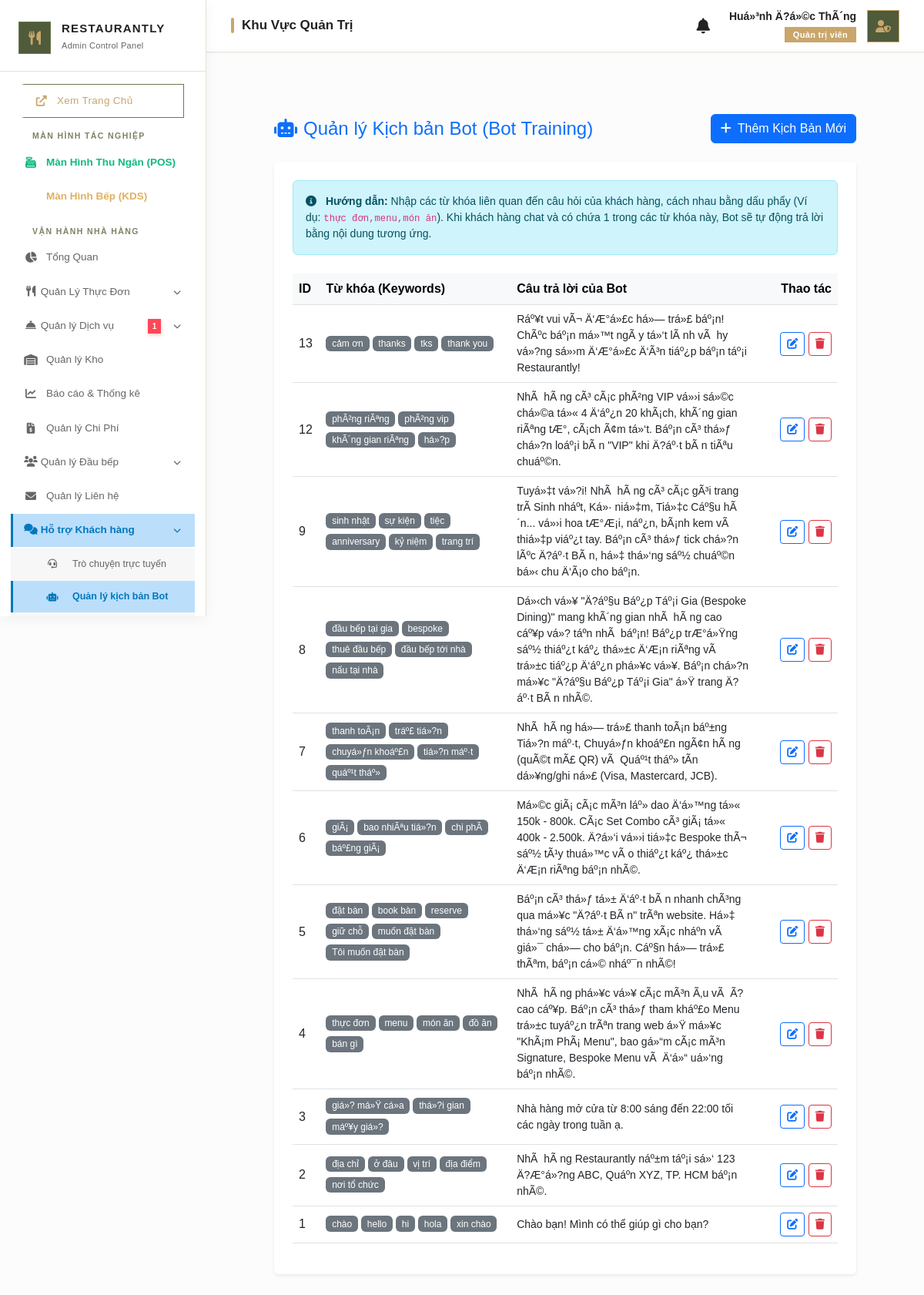
Page /admin/bot_training.php (signed in) on the committed database.
### tables this page shows
CREATE TABLE `bot_responses` (
  `id` int(11) NOT NULL AUTO_INCREMENT,
  `keywords` text NOT NULL,
  `answer` text NOT NULL,
  PRIMARY KEY (`id`)
);

### admin/bot_training.php (the view, shortened to what this page needs)
<?php
include '../public/admin_layout_header.php';
$stmt = $db->query("SELECT * FROM bot_responses ORDER BY id DESC");
$bot_scripts = $stmt->fetchAll(PDO::FETCH_ASSOC);
?>
<div class="content-area">
    <div class="container-fluid pt-4 px-4">
        <div class="d-flex justify-content-between align-items-center mb-4 flex-wrap gap-3">
            <h4 class="mb-0 text-primary"><i class="fas fa-robot me-2"></i>Quản lý Kịch bản Bot (Bot Training)</h4>
            <button class="btn btn-primary" data-bs-toggle="modal" data-bs-target="#botModal" onclick="resetForm()">
                <i class="fas fa-plus me-2"></i>Thêm Kịch Bản Mới
            </button>
        </div>
        <div class="bg-white rounded p-4 shadow-sm">
            <div class="alert alert-info mb-4" style="font-size: 14px;">
                <i class="fas fa-info-circle me-2"></i> <strong>Hướng dẫn:</strong> Nhập các từ khóa liên quan đến câu hỏi của khách hàng, cách nhau bằng dấu phẩy (Ví dụ: <code>thực đơn,menu,món ăn</code>). Khi khách hàng chat và có chứa 1 trong các từ khóa này, Bot sẽ tự động trả lời bằng nội dung tương ứng.
            </div>
            <div class="table-responsive">
                <table class="table table-hover align-middle">
                    <thead class="table-light">
                        <tr>
                            <th scope="col" width="5%">ID</th>
                            <th scope="col" width="35%">Từ khóa (Keywords)</th>
                            <th scope="col" width="45%">Câu trả lời của Bot</th>
                            <th scope="col" width="15%" class="text-end">Thao tác</th>
                        </tr>
                    </thead>
                    <tbody>
                        <?php foreach ($bot_scripts as $script): ?>
                        <tr>
                            <td><?= $script['id'] ?></td>
                            <td>
                                <?php
                                    $kws = explode(',', $script['keywords']);
                                    foreach($kws as $kw) {
                                        echo '<span class="badge bg-secondary me-1 mb-1" style="font-weight:normal;">'.htmlspecialchars(trim($kw)).'</span>';
                                    }
                                ?>
                            </td>
                            <td style="white-space: pre-wrap; font-size: 14px;"><?= htmlspecialchars($script['answer']) ?></td>
                            <td class="text-end">
                                <button class="btn btn-sm btn-outline-primary"
                                        onclick="editBotScript(<?= $script['id'] ?>, '<?= htmlspecialchars($script['keywords'], ENT_QUOTES) ?>', '<?= htmlspecialchars(str_replace(["\r", "\n"], ['\r', '\n'], $script['answer']), ENT_QUOTES) ?>')">
                                    <i class="fas fa-edit"></i>
                                </button>
                                <a href="?delete=<?= $script['id'] ?>" class="btn btn-sm btn-outline-danger" onclick="return confirm('Bạn có chắc chắn muốn xóa kịch bản này?');">
                                    <i class="fas fa-trash"></i>
                                </a>
                            </td>
                        </tr>
                        <?php endforeach; ?>
                    </tbody>
                </table>
            </div>
        </div>
    </div>
</div>
<?php include '../public/admin_layout_footer.php'; ?>

### public/admin_layout_header.php (style rules this page uses)
:root { --sidebar-bg: #ffffff; --sidebar-border: #e8e1d5; --topbar-bg: #ffffff; --accent-color: #C9A66B; --accent-green: #4F5B3A; --accent-green-light: #6A7A4E; --text-sidebar: #222222; --text-sidebar-muted: #666666; --text-main: #222222; --text-muted: #777777; --bg-main: #fcfcfc; --shadow-sm: 0 1px 3px rgba(0, 0, 0, 0.04); --shadow-md: 0 4px 16px rgba(0, 0, 0, 0.05); }
* { box-sizing: border-box; }
body { font-family: 'Plus Jakarta Sans', sans-serif; background-color: var(--bg-main); overflow-x: hidden; color: var(--text-main); }
.content-area { padding: 28px 32px; flex-grow: 1; }

### rows in the picture
bot_responses: id "13", keywords "cảm ơn", keywords "thanks", keywords "tks", keywords "thank you", answer "Ráº¥t vui vÃ¬ Ä‘Æ°á»£c há»— trá»£ báº¡n! ChÃºc báº¡n má»™t ngÃ y tá»‘t lÃ nh vÃ hy vá»?ng sá»›m Ä‘Æ°á»£c Ä‘Ã³n tiáº¿p báº¡n táº¡i Restaurantly!"
bot_responses: id "12", keywords "phÃ²ng riÃªng", keywords "phÃ²ng vip", keywords "khÃ´ng gian riÃªng", keywords "há»?p", answer "NhÃ hÃ ng cÃ³ cÃ¡c phÃ²ng VIP vá»›i sá»©c chá»©a tá»« 4 Ä‘áº¿n 20 khÃ¡ch, khÃ´ng gian riÃªng tÆ°, cÃ¡ch Ã¢m tá»‘t. Báº¡n cÃ³ thá»ƒ chá»?n loáº¡i bÃ n \"VIP\" khi Ä?áº·t bÃ n tiÃªu chuáº©n."
bot_responses: id "9", keywords "sinh nhật", keywords "sự kiện", keywords "tiệc", keywords "anniversary", keywords "kỷ niệm", keywords "trang trí", answer "Tuyá»‡t vá»?i! NhÃ hÃ ng cÃ³ cÃ¡c gÃ³i trang trÃ­ Sinh nháº­t, Ká»· niá»‡m, Tiá»‡c Cáº§u hÃ´n... vá»›i hoa tÆ°Æ¡i, náº¿n, bÃ¡nh kem vÃ thiá»‡p viáº¿t tay. Báº¡n cÃ³ thá»ƒ tick chá»?n lÃºc Ä?áº·t BÃ n, há»‡ thá»‘ng sáº½ chuáº©n bá»‹ chu Ä‘Ã¡o cho báº¡n."
bot_responses: id "8", keywords "đầu bếp tại gia", keywords "bespoke", keywords "thuê đầu bếp", keywords "đầu bếp tới nhà", keywords "nấu tại nhà", answer "Dá»‹ch vá»¥ \"Ä?áº§u Báº¿p Táº¡i Gia (Bespoke Dining)\" mang khÃ´ng gian nhÃ hÃ ng cao cáº¥p vá»? táº­n nhÃ báº¡n! Báº¿p trÆ°á»Ÿng sáº½ thiáº¿t káº¿ thá»±c Ä‘Æ¡n riÃªng vÃ trá»±c tiáº¿p Ä‘áº¿n phá»¥c vá»¥. Báº¡n chá»?n má»¥c \"Ä?áº§u Báº¿p Táº¡i Gia\" á»Ÿ trang Ä?áº·t BÃ n nhÃ©."
bot_responses: id "7", keywords "thanh toÃ¡n", keywords "tráº£ tiá»?n", keywords "chuyá»ƒn khoáº£n", keywords "tiá»?n máº·t", keywords "quáº¹t tháº»", answer "NhÃ hÃ ng há»— trá»£ thanh toÃ¡n báº±ng Tiá»?n máº·t, Chuyá»ƒn khoáº£n ngÃ¢n hÃ ng (quÃ©t mÃ£ QR) vÃ Quáº¹t tháº» tÃ­n dá»¥ng/ghi ná»£ (Visa, Mastercard, JCB)."
bot_responses: id "6", keywords "giÃ¡", keywords "bao nhiÃªu tiá»?n", keywords "chi phÃ­", keywords "báº£ng giÃ¡", answer "Má»©c giÃ¡ cÃ¡c mÃ³n láº» dao Ä‘á»™ng tá»« 150k - 800k. CÃ¡c Set Combo cÃ³ giÃ¡ tá»« 400k - 2.500k. Ä?á»‘i vá»›i tiá»‡c Bespoke thÃ¬ sáº½ tÃ¹y thuá»™c vÃ o thiáº¿t káº¿ thá»±c Ä‘Æ¡n riÃªng báº¡n nhÃ©."
bot_responses: id "5", keywords "đặt bàn", keywords "book bàn", keywords "reserve", keywords "giữ chỗ", keywords "muốn đặt bàn", keywords "Tôi muốn đặt bàn", answer "Báº¡n cÃ³ thá»ƒ tá»± Ä‘áº·t bÃ n nhanh chÃ³ng qua má»¥c \"Ä?áº·t BÃ n\" trÃªn website. Há»‡ thá»‘ng sáº½ tá»± Ä‘á»™ng xÃ¡c nháº­n vÃ giá»¯ chá»— cho báº¡n. Cáº§n há»— trá»£ thÃªm, báº¡n cá»© nháº¯n nhÃ©!"
bot_responses: id "4", keywords "thực đơn", keywords "menu", keywords "món ăn", keywords "đồ ăn", keywords "bán gì", answer "NhÃ hÃ ng phá»¥c vá»¥ cÃ¡c mÃ³n Ã‚u vÃ Ã? cao cáº¥p. Báº¡n cÃ³ thá»ƒ tham kháº£o Menu trá»±c tuyáº¿n trÃªn trang web á»Ÿ má»¥c \"KhÃ¡m PhÃ¡ Menu\", bao gá»“m cÃ¡c mÃ³n Signature, Bespoke Menu vÃ Ä‘á»“ uá»‘ng báº¡n nhÃ©."
bot_responses: id "3", keywords "giá»? má»Ÿ cá»­a", keywords "thá»?i gian", keywords "máº¥y giá»?", answer "Nhà hàng mở cửa từ 8:00 sáng đến 22:00 tối các ngày trong tuần ạ."
bot_responses: id "2", keywords "địa chỉ", keywords "ở đâu", keywords "vị trí", keywords "địa điểm", keywords "nơi tổ chức", answer "NhÃ hÃ ng Restaurantly náº±m táº¡i sá»‘ 123 Ä?Æ°á»?ng ABC, Quáº­n XYZ, TP. HCM báº¡n nhÃ©."
bot_responses: id "1", keywords "chào", keywords "hello", keywords "hi", keywords "hola", keywords "xin chào", answer "Chào bạn! Mình có thể giúp gì cho bạn?"

### other values in the picture
$pending_services_count "1"
$page_titles[$current_page] "Khu Vực Quản Trị"
$_SESSION['username'] "Huá»³nh Ä?á»©c ThÃ´ng"
